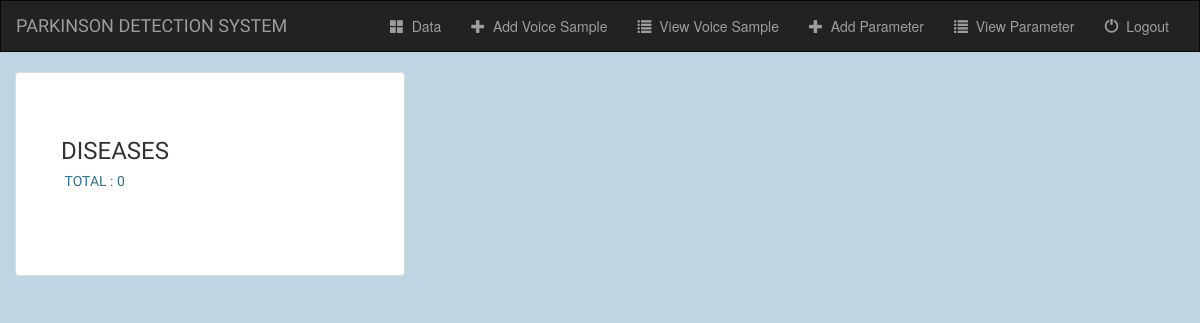
The app's page /data/diseases-list/, older data.
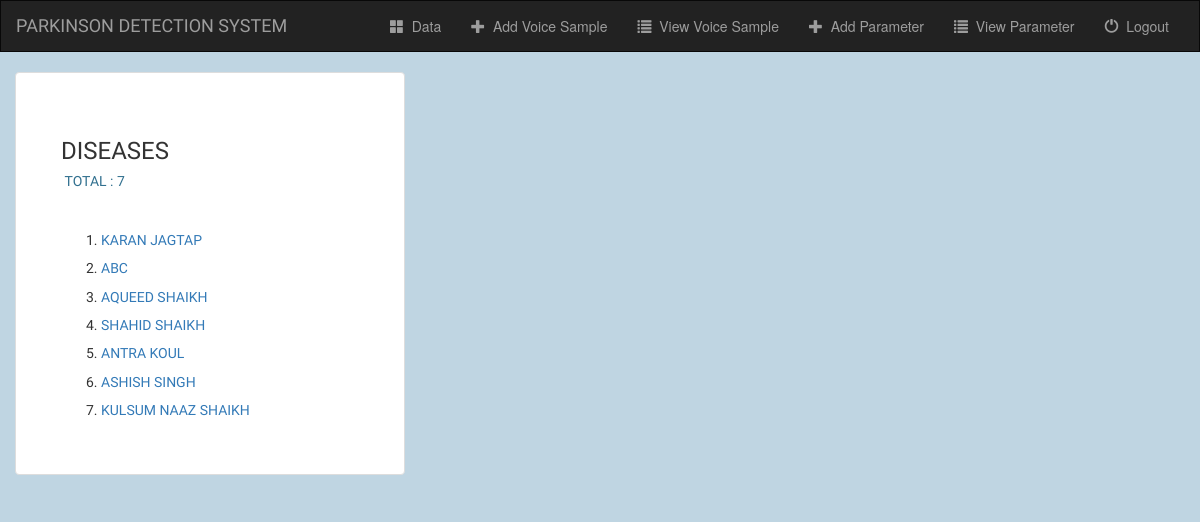
The same page, newer data.
### data/models.py (models this page shows, shortened)
class DiseaseModel(models.Model):
    patient = models.ForeignKey(PatientProfileModel, on_delete=models.CASCADE, null=True, blank=True)
    fo = models.FloatField(null=True, blank=True)
    fhi = models.FloatField(null=True, blank=True)
    flo = models.FloatField(null=True, blank=True)
    jitter = models.FloatField(null=True, blank=True)
    jitter_abs = models.FloatField(null=True, blank=True)
    rap = models.FloatField(null=True, blank=True)
    ppq = models.FloatField(null=True, blank=True)
    ddp = models.FloatField(null=True, blank=True)
    shimmer = models.FloatField(null=True, blank=True)
    shimmer_db = models.FloatField(null=True, blank=True)
    shimmer_apq3 = models.FloatField(null=True, blank=True)
    shimmer_apq5 = models.FloatField(null=True, blank=True)
    apq = models.FloatField(null=True, blank=True)
    dda = models.FloatField(null=True, blank=True)
    nhr = models.FloatField(null=True, blank=True)
    hnr = models.FloatField(null=True, blank=True)
    rpde = models.FloatField(null=True, blank=True)
    dfa = models.FloatField(null=True, blank=True)
    spread1 = models.FloatField(null=True, blank=True)
    spread2 = models.FloatField(null=True, blank=True)
    d2 = models.FloatField(null=True, blank=True)
    ppe = models.FloatField(null=True, blank=True)

### account/models.py (models this page shows)
class PatientProfileModel(models.Model):
    name = models.CharField(max_length=100, error_messages={'required': 'Please Enter your name'}, default='')
    age = models.IntegerField(blank=True, default=0)
    gender = models.CharField(max_length=10, default='Male')
    smoker = models.CharField(max_length=10, default='No')
    height = models.CharField(max_length=20, default='0', help_text='5 ft. 6 in.')
    weight = models.IntegerField(error_messages={'required': 'Please Enter a numeric value'}, default=0, help_text='kg.')
    blood_pressure = models.IntegerField(error_messages={'required': 'Please Enter a numeric value'}, default=0)
    state = models.CharField(max_length=20, default='')
    city = models.CharField(max_length=20, default='')
    def __str__(self):
        return self.name

### data/views.py (the view)
# urls.py: path('diseases-list/', views.diseases_list, name="diseases-list"),
def diseases_list(request):
    diseases = DiseaseModel.objects.all()
    return render(request, 'data/diseases_list.html',
                  {'count': DiseaseModel.objects.count(),
                   'diseases': diseases})

### data/templates/data/diseases_list.html
{% extends 'data/base.html' %}
{% block body %}
<div class="container">
  <div class="row justify-content-md-center">
    <div class="thumbnail col-md-4">
      <h3 class="text-sm-center">Diseases</h3>
      <h5 class="text-sm-center text-info">&nbsp;Total : {{ count }}</h5><br>
      <ol>
        {% for disease in diseases %}
        <li>
          <h5>
            <a class="link-none" href="{% url 'data:disease-details' disease.id %}">{{ disease.patient }}</a>
          </h5>
        </li>
        {% endfor %}
      </ol>
    </div>
  </div>
</div>
{% endblock %}

Row changes from the older to the newer data that the page shows:
added DiseaseModel: patient "KARAN JAGTAP"
added DiseaseModel: patient "ABC"
added DiseaseModel: patient "AQUEED SHAIKH"
added DiseaseModel: patient "SHAHID SHAIKH"
added DiseaseModel: patient "ANTRA KOUL"
added DiseaseModel: patient "ASHISH SINGH"
added DiseaseModel: patient "KULSUM NAAZ SHAIKH"
Text that changed along with them:
{{ count }}: "0" → "7"
